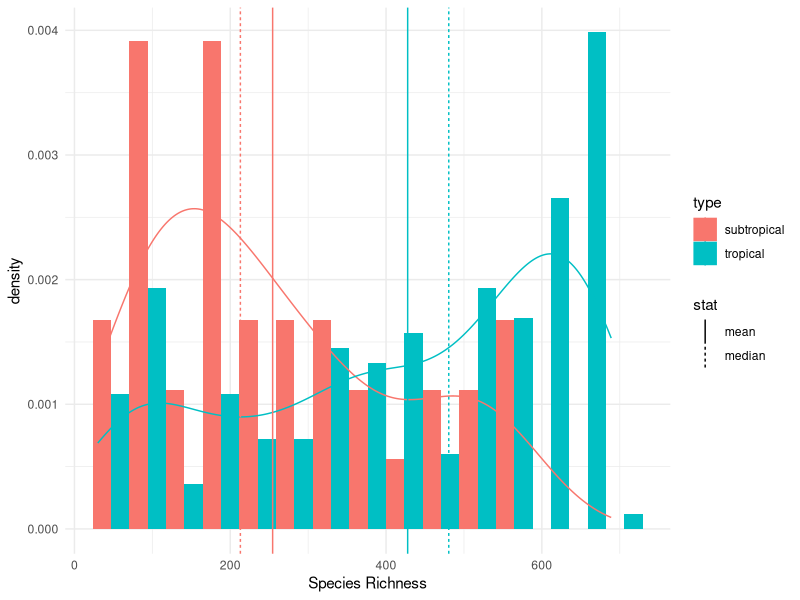
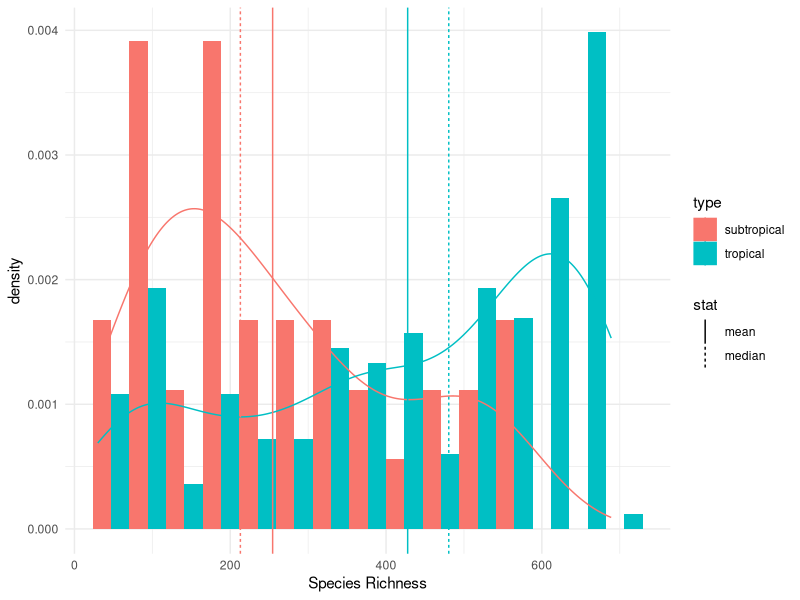
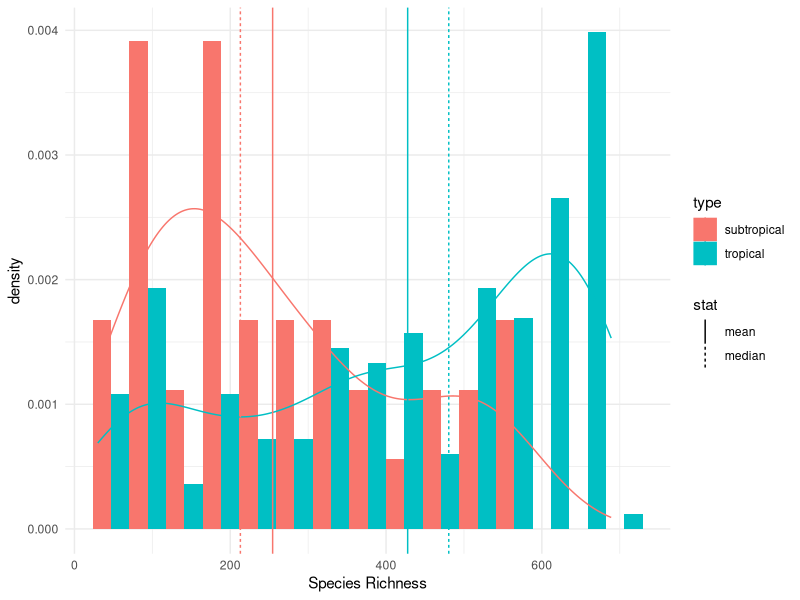
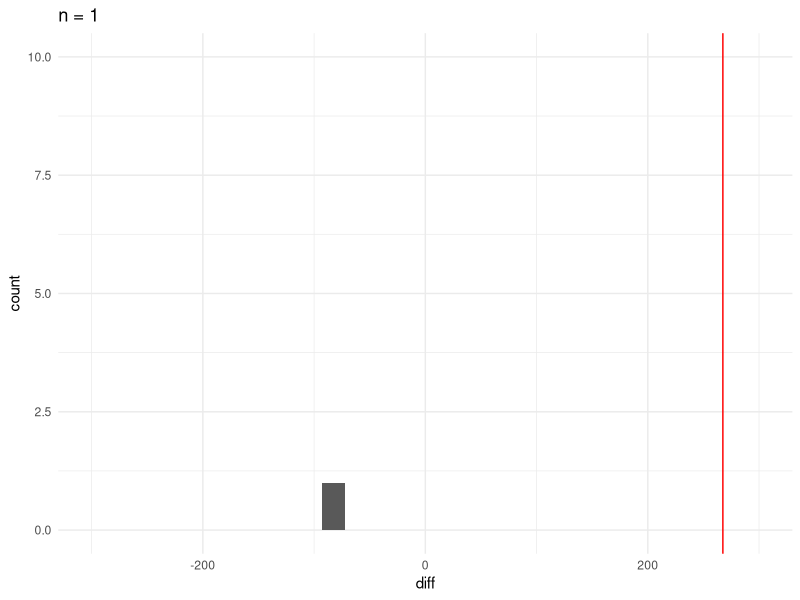
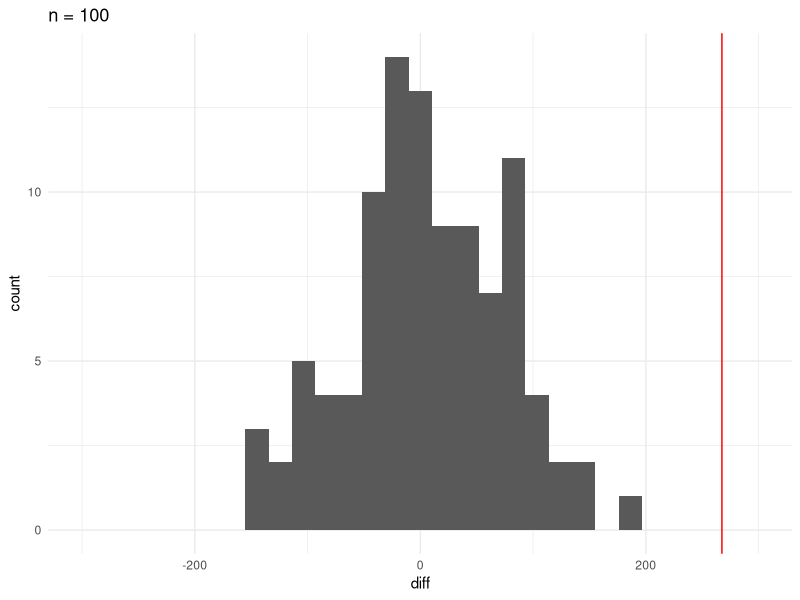
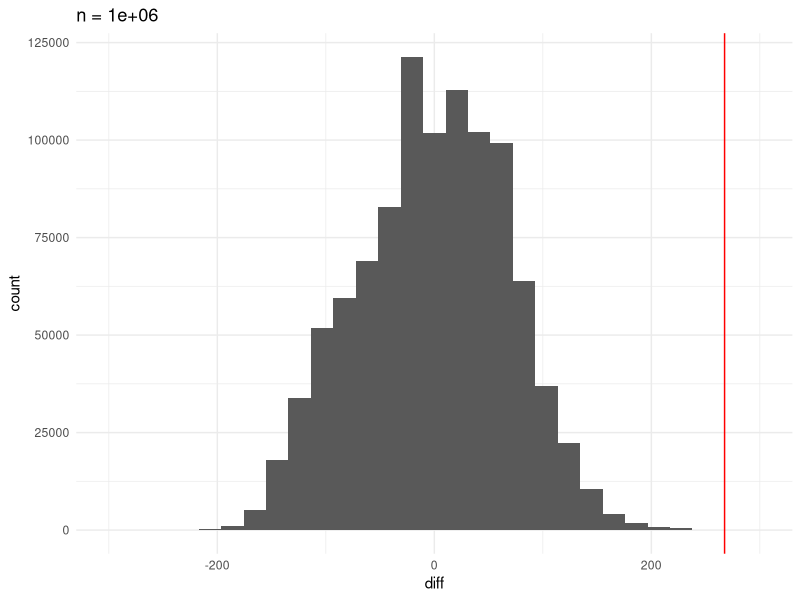
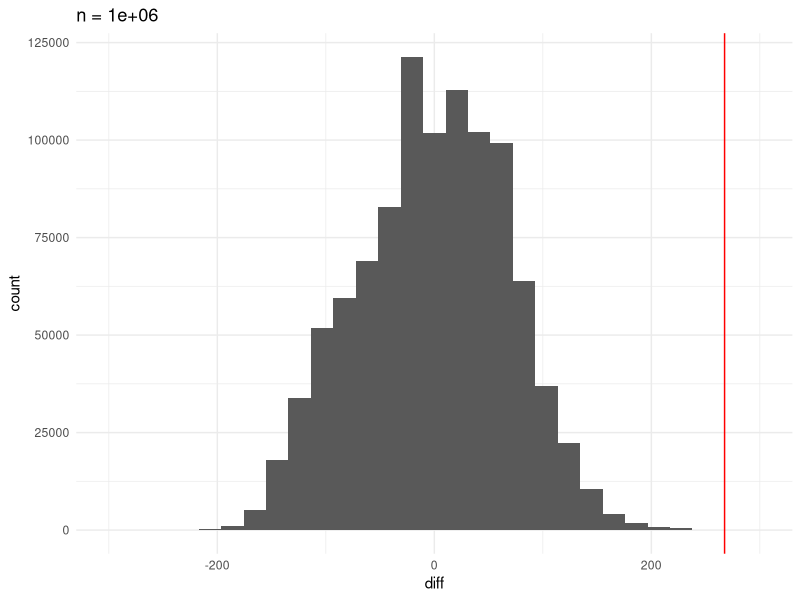
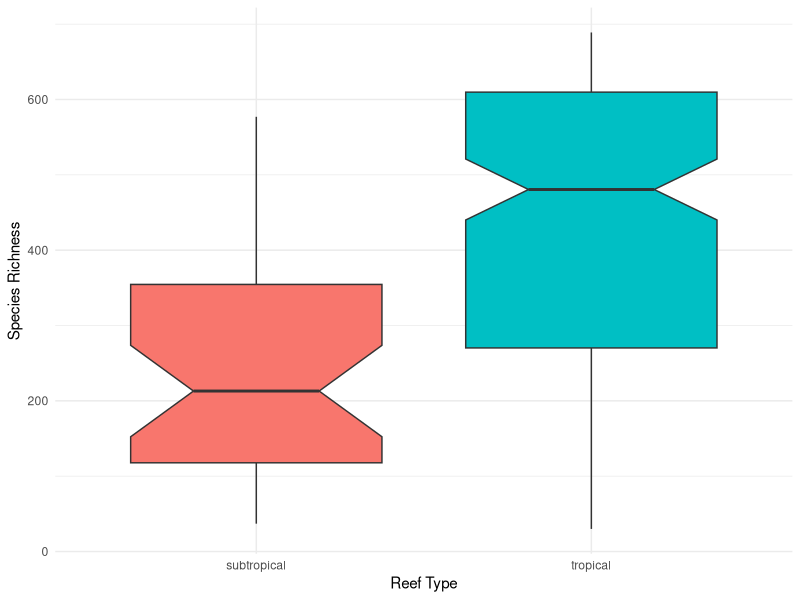

These charts were generated, in order, by the following R code: (Note: this script raises an error after producing the figures.)
## ---- chunk 1
# knitr::opts_chunk$set(echo = FALSE)
knitr::opts_chunk$set(fig.width=7, fig.height=7, collapse = TRUE, comment = "##", dev="png", error=TRUE, warning = FALSE, message = FALSE)
library(RColorBrewer)
library(ggplot2)
library(gridExtra)
cols = brewer.pal(8, "Set1")
set.seed(37)
## ---- chunk 2
library(ggplot2)
fish = read.csv("../unit_1/data/coral_fish.csv")
ablines = data.frame(
	value = c(tapply(fish$richness, fish$type, mean), 
			  tapply(fish$richness, fish$type, median)),
	stat = rep(c("mean", "median"), each = 2),
	type = rep(c("subtropical", "tropical"), 2))
pl = ggplot(fish, aes(x = richness, fill = type)) + 
	geom_histogram(aes(y = ..density..), position = "dodge", bins = 15) + 
	geom_density(aes(col = type), fill = "00000000") + 
	xlab("Species Richness") + theme_minimal() + 
	geom_vline(data = ablines, aes(xintercept = value, color = type, linetype = stat))
pl
## ---- chunk 3
pl
## ---- chunk 4
# randomly shuffle the order of the grouping variable
type_shuffle = sample(fish$type)
head(cbind(fish, type_shuffle), 12)
## ---- chunk 5
pl
## ---- chunk 6
compute_diff = function(richness, groups) {
	med_trop = median(richness[groups == "tropical"])
	med_sub = median(richness[groups == "subtropical"])
	return(med_trop - med_sub)
}
compute_diff(fish$richness, type_shuffle)

# compare to non-shuffled
compute_diff(fish$richness, fish$type)
## ---- chunk 7
xmax = 300
ymax = 1300
stat = data.frame(diff = compute_diff(fish$richness, type_shuffle))
pl2 = ggplot(stat, aes(x = diff)) + geom_histogram() + xlim(c(-xmax, xmax)) + ylim(c(0, 10)) + 
	geom_vline(xintercept = compute_diff(fish$richness, fish$type), col = "red") + 
	theme_minimal() + ggtitle("n = 1")
pl2
## ---- chunk 8
n = 100 # number of repeats
# make an empty numeric vector to store the results
results = numeric(n)

# repeat n times
for(i in 1:n) {
	# shuffle the groups
	type_shuffle = sample(fish$type)
	# compute and save the test statistic
	results[i] = compute_diff(fish$richness, type_shuffle)
}
## ---- chunk 9
stat = data.frame(diff = results)
pl2 = ggplot(stat, aes(x = diff)) + geom_histogram() + xlim(c(-xmax, xmax)) + 
	geom_vline(xintercept = compute_diff(fish$richness, fish$type), col = "red") + 
	theme_minimal() + ggtitle(paste0("n = ", n))
pl2
## ---- chunk 10
n = 1e6 # number of repeats
# make an empty numeric vector to store the results
results = numeric(n)

# repeat n times
for(i in 1:n) {
	# shuffle the groups
	type_shuffle = sample(fish$type)
	# compute and save the test statistic
	results[i] = compute_diff(fish$richness, type_shuffle)
}
## ---- chunk 11
stat = data.frame(diff = results)
pl2 = ggplot(stat, aes(x = diff)) + geom_histogram() + xlim(c(-xmax, xmax)) + 
	geom_vline(xintercept = compute_diff(fish$richness, fish$type), col = "red") + 
	theme_minimal() + ggtitle(paste0("n = ", n))
pl2
## ---- chunk 12
# the real difference observed in my sample
(samp_diff = compute_diff(fish$richness, fish$type))

# the frequency: how many times were my sims as or more extreme?
(freq = sum(abs(results) >= samp_diff)) 
freq / length(results) ## the p-value
## ---- chunk 13
pl2
## ---- chunk 14
fish_meds = data.frame(richness = tapply(fish$richness, fish$type, median), 
				 type = c("subtropical", "tropical"), 
				 lower = c(113, 313), upper = c(380, 580))

pl3 = ggplot(fish, aes(x = type, y = richness, fill = type)) + 
	geom_boxplot(notch = TRUE, show.legend = FALSE) + theme_minimal() + xlab("Reef Type") + 
	ylab("Species Richness")
pl3
## ---- chunk 15

(pl4 = ggplot(fish[fish$type == "subtropical",], aes(x = richness, fill = type)) + 
	geom_histogram(binwidth = 40) + theme_minimal() + 
	xlab("Species Richness"))
## ---- chunk 16
fish_resampled = fish[sample(which(fish$type == "subtropical"), 1e4, replace = TRUE),]

pl5 = ggplot(fish_resampled, aes(x = richness, fill = type)) + 
	geom_histogram(binwidth = 40) + theme_minimal() + 
	xlab("Population Species Richness") + ylim(0,2000)
grid.arrange(pl4 + ylim(0,50), pl5, nrow=2)
## ---- chunk 17
fish_resampled = fish[sample(which(fish$type == "subtropical"), 1e4, replace = TRUE),]
grid.arrange(pl4 + ylim(0,50), pl5, nrow=2)
## ---- chunk 18
fish_subtropical = subset(fish, type == "subtropical")

# generates a new "simulated" sample
new_sample = sample(fish_subtropical$richness, 
					nrow(fish_subtropical), 
					replace = TRUE)

c(median(new_sample),
	median(fish_subtropical$richness))
## ---- chunk 19
grid.arrange(pl4 + ylim(0,50), pl5, nrow=2)
## ---- chunk 20
n = 10000
# one column for tropical medians, one for subtropical
# initially fill with NA values, but warn R that the matrix will take numbers
bs_medians = matrix(as.numeric(NA), ncol = 2, nrow=n)
colnames(bs_medians) = c("subtropical", "tropical")

# split the data frame, for clarity
fish_st = subset(fish, type == "subtropical")
fish_t = subset(fish, type == "tropical")

for(i in 1:n) {
	bs_medians[i, 1] = median(sample(fish_st$richness, 
			nrow(fish_st), replace = TRUE))
	bs_medians[i, 2] = median(sample(fish_t$richness, 
			nrow(fish_t), replace = TRUE))
}
## ---- chunk 21
library(reshape2)
bs_med_df = melt(bs_medians)[,2:3]
colnames(bs_med_df) = c("type", "richness")
(pl_bs = ggplot(bs_med_df, aes(x = richness, fill = type)) + 
		geom_histogram(binwidth = 20, alpha = 0.8) + 
	theme_minimal() + geom_vline(data = fish_meds, aes(xintercept = richness)))
## ---- chunk 22
	(cis = apply(bs_medians, 2, quantile, c(0.025, 0.975)))
## ---- chunk 23
pl_bs + geom_vline(xintercept = cis, linetype = 2)
## ---- chunk 24
tools = data.frame(
  culture = c("Malekula", "Tikopia", "Santa Cruz", "Yap", "Lau Fiji", 
              'Trobriand', 'Chuuk', 'Manus', 'Tonga', 'Hawaii'), 
  tool_types = c(13,22,24,43,33,19,40,28,55,71),
  population = c(1100, 1500, 3600, 4791, 7400, 8000, 9200, 13000, 17500, 275000),
  contact = factor(c("lo", "lo", "lo", "hi", "hi", "hi", "hi", "lo", "hi", "lo")),
  age_ky = c(0.5, 0.7, 3.3, 1, 3.5, 3.3, 2.2, 3, 2.9, 1.1)  ## wild guesses from instructor :-)
)
scale = scale_x_continuous(trans='log', 
						   labels = c("1000", "10000", "100000"), minor_breaks = 
					   	c(seq(1e3, 1e4, length.out=10), seq(1e4, 1e5, length.out=10),
					   	  seq(1e5, 1e6, length.out = 10)),
					   breaks = c(1000, 10000, 100000))

pl_tools = ggplot(tools, aes(x=population, y=tool_types, col = contact)) + 
	geom_point(size=5) + theme_minimal() + scale + ylim(c(10,75)) + 
	ylab("Number of tool types") + xlab("Population Size") 

## ---- chunk 25
head(tools)
pl_tools
## ---- chunk 26
pl_tools
## ---- chunk 27
tool_model = glm(tool_types ~ contact + population, 
				 data = tools, family = poisson)
anova(tool_model, test = "Chisq")

## ---- chunk 28
cidat = data.frame(
	population = rep(seq(min(tools$population), 
					 max(tools$population), length.out = 1000), 2),
	contact = rep(c('lo', 'hi'), each = 1000))
preds = data.frame(predict(tool_model, newdata = cidat, se.fit = TRUE))
preds$lower = exp(preds$fit - preds$se.fit * 1.96)
preds$upper = exp(preds$fit + preds$se.fit * 1.96)
preds$expect = exp(preds$fit)
cidat = cbind(cidat, preds)
ymax = 75
cidat = cidat[cidat$upper < ymax,]


ggplot() +  ylim(c(10,ymax)) + 
	geom_ribbon(data = cidat, aes(x = population, ymin = lower, 
				ymax = upper, fill = contact), alpha = 0.3) + 
	geom_line(data = cidat, aes(x = population, y = expect, color = contact)) + 
	geom_point(data = tools, aes(x=population, y=tool_types, col = contact), 
			   size=5) + theme_minimal() + scale + 
	ylab("Number of tool types") + xlab("Population Size") 

## ---- chunk 29
set.seed(123)
x1 = rnorm(100)
pr = plogis(0.7 - 0.9 * x1)
xx = seq(-4, 4, length.out=100)
yy = plogis(0.7 - 0.9*xx)

dat = data.frame(x = x1, y = rbeta(plogis(x1), 50*pr, 50*(1-pr)))
plot(y~x, data=dat, xlab = "Standardized winter snow cover", 
     ylab = "Proportion plant cover", pch=16, bty='n', xlim=c(-4, 4), ylim=c(-0.2, 1.4), yaxp=c(-0.2, 1.4, 8))
mod = lm(y ~ x, data = dat)
abline(mod)
xn = c(-3.5, 3.9)
yn = predict(mod, newdata=data.frame(x=xn))
points(xn, yn, pch=16, col=cols[1])
abline(h = yn, lty=2)
lines(xx, yy, col=cols[1], lty=1, lwd=1.5)
legend("right", legend=c("True relationship", "LM"), col=c(cols[1], "black"), 
	   lty=1, bty='n', cex=0.8)
y = dat$y

## ---- chunk 30
	c(true_mean = mean(y),
	  trans_y = exp(mean(log(y))),
	  glm = exp(log(mean(y))))
## ---- chunk 31
plot(y~x, data=dat, xlab = "Standardized winter snow cover", 
     ylab = "Proportion plant cover", pch=16, bty='n', xlim=c(-4, 4), ylim=c(-0.2, 1.4), yaxp=c(-0.2, 1.4, 8))
abline(mod)
xn = c(-3.5, 3.9)
yn = predict(mod, newdata=data.frame(x=xn))
points(xn, yn, pch=16, col=cols[1])
abline(h = yn, lty=2)
lines(xx, yy, col=cols[1], lty=1, lwd=1.5)

mod2 = lm(y ~ plogis(x), data = dat)
yy2 = plogis(coef(mod2)[1] + coef(mod2)[2]*xx)
lines(xx, yy2, col=cols[2], lty=1, lwd=2.5)

legend("right", legend=c("True relationship", "LM", "LM: transform y"), 
	   col=c(cols[1], "black", cols[2]), 
	   lty=1, bty='n', cex=0.8)
